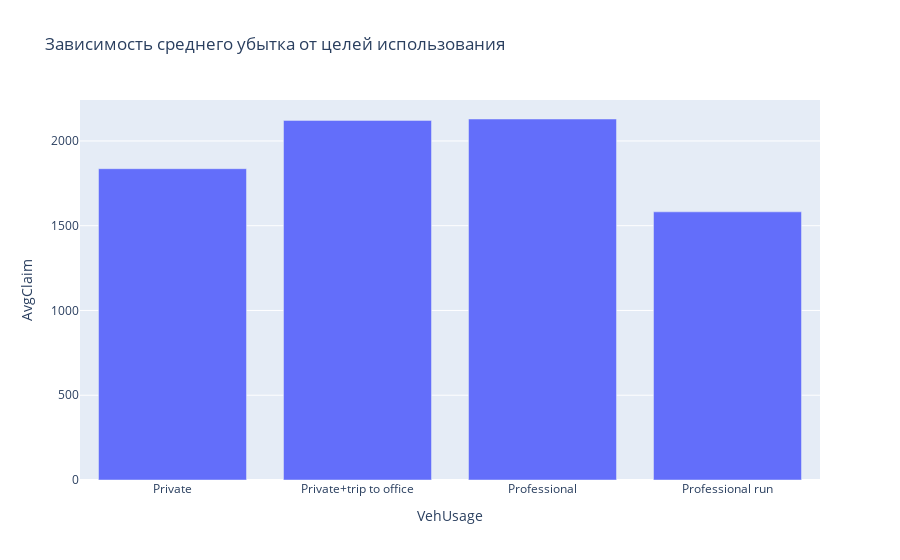

Notebook code for this chart:
### Code cell
fig = px.bar(df_group_usage, x='VehUsage', y='AvgClaim', title='Зависимость среднего убытка от целей использования')
fig.show()

### Figure 1 — Plotly figure (JSON) as saved in the notebook; plotly's stock layout.template omitted (floating-point values rounded to 4 significant figures)
{"data": [{"alignmentgroup": "True", "hoverlabel": {"namelength": 0}, "hovertemplate": "VehUsage=%{x}<br>AvgClaim=%{y}", "legendgroup": "", "marker": {"color": "#636efa"}, "name": "", "offsetgroup": "", "orientation": "v", "showlegend": false, "textposition": "auto", "type": "bar", "x": ["Private", "Private+trip to office", "Professional", "Professional run"], "xaxis": "x", "y": [1836.0, 2121.0, 2129.0, 1582.0], "yaxis": "y"}], "layout": {"barmode": "relative", "legend": {"tracegroupgap": 0}, "title": {"text": "Зависимость среднего убытка от целей использования"}, "xaxis": {"anchor": "y", "domain": [0, 1], "title": {"text": "VehUsage"}}, "yaxis": {"anchor": "x", "domain": [0, 1], "title": {"text": "AvgClaim"}}}}
